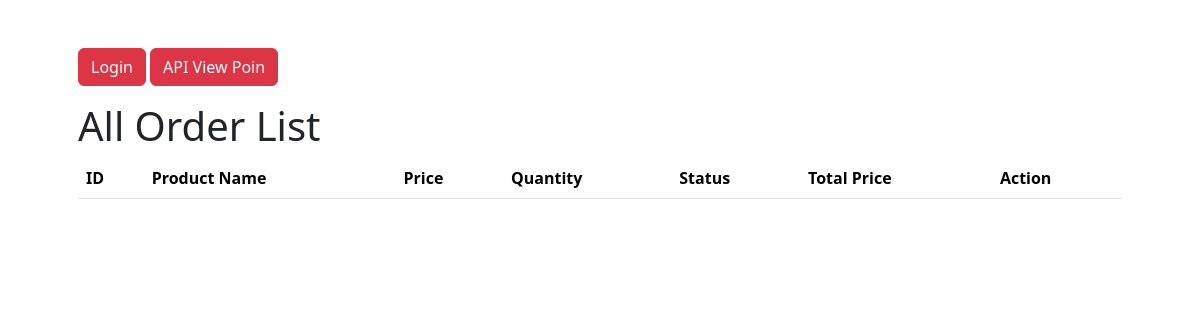
Page /order/ on the earlier database version.
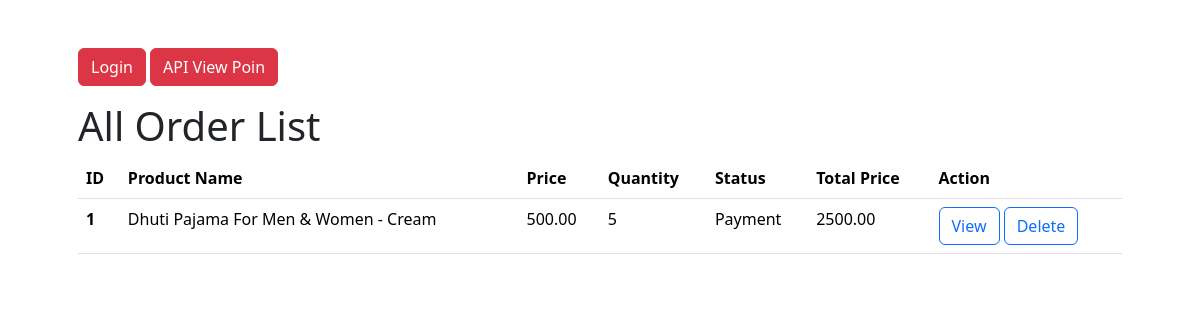
Same page on the later database version.
### order/models.py (models this page shows, shortened)
class Order(models.Model):
    STATUS = {
        ('Pending', 'Pending'),
        ('Payment', 'Payment'),
        ('Waiting', 'Waiting'),
        ('Working', 'Working'),
        ('Complete', 'Complete'),
        ('Delivery', 'Delivery'),
        ('Cancel', 'Cancel'),
    }
    product_title = models.CharField(max_length=500)
    product_price = models.DecimalField(decimal_places=2, max_digits=6)
    quantity = models.PositiveIntegerField(default=1)
    status = models.CharField(choices=STATUS, max_length=20, default='Pending')
    total_price = models.DecimalField(decimal_places=2, max_digits=6, blank=True, null=True)
    order_date = models.DateTimeField(auto_now_add=True)
    update_date = models.DateTimeField(auto_now=True)

### order/views.py (the view)
# urls.py: path('', order_list, name='order_list'),
def order_list(request):
    orders = Order.objects.all()
    return render(request, 'order/order_list.html', {'orders': orders})

### templates/order/order_list.html (shortened to what this page needs)
{% extends '../dashboard.html' %}
{% block dashboard_body %}
<div>
    <h1>All Order List</h1>
    <table class="table">
        <thead>
          <tr>
            <th scope="col">ID</th>
            <th scope="col">Product Name</th>
            <th scope="col">Price</th>
            <th scope="col">Quantity</th>
            <th scope="col">Status</th>
            <th scope="col">Total Price</th>
            <th scope="col">Action</th>
          </tr>
        </thead>
        <tbody>
          {% for order in orders %}
          <tr>
            <th scope="row">{{order.id}}</th>
            <td>{{order.product_title}}</td>
            <td>{{order.product_price}}</td>
            <td>{{order.quantity}}</td>
            <td>{{order.status}}</td>
            <td>{{order.total_price}}</td>
            <td>
                <a href="{% url 'view_order' %}" class="btn btn-outline-primary">View</a>
                <a href="" class="btn btn-outline-primary">Delete</a>
            </td>
          </tr>
          {% endfor %}
        </tbody>
      </table>
</div>
{% endblock dashboard_body %}

### templates/dashboard.html (shortened to what this page needs)
<!doctype html>
<html lang="en">
<head>
    <link href="https://cdn.jsdelivr.net/npm/bootstrap@5.3.2/dist/css/bootstrap.min.css" rel="stylesheet"
>
</head>
<body>
    <div class="container p-5">
        <p>
            {% if request.user.is_authenticated %}
            <a href="{% url 'dashboard' %}" class="btn btn-outline-primary">Dashboard</a>
            {% if request.user.user_type == 'Admin' %}
            <a href="{% url 'user_list' %}" class="btn btn-outline-secondary">User List</a>
            {% endif %}
            <a href="{% url 'order_list' %}" class="btn btn-outline-primary">Order List</a>
            <a href="{% url 'user_profile' request.user.username %}" class="btn btn-outline-secondary">Profile</a>
            <a href="{% url 'logout' %}" class="btn btn-danger">Logout</a>
            {% else %}
            <a href="{% url 'login' %}" class="btn btn-danger">Login</a>
            {% endif %}
            <a href="{% url 'api_root' %}" class="btn btn-danger">API View Poin</a>
        </p>
        {% block dashboard_body %}{% endblock dashboard_body %}
    </div>
</body>
</html>

Differences in the rows shown:
added Order: id "1", product_title "Dhuti Pajama For Men & Women - Cream", product_price "500.00", quantity "5", status "Payment", total_price "2500.00"
